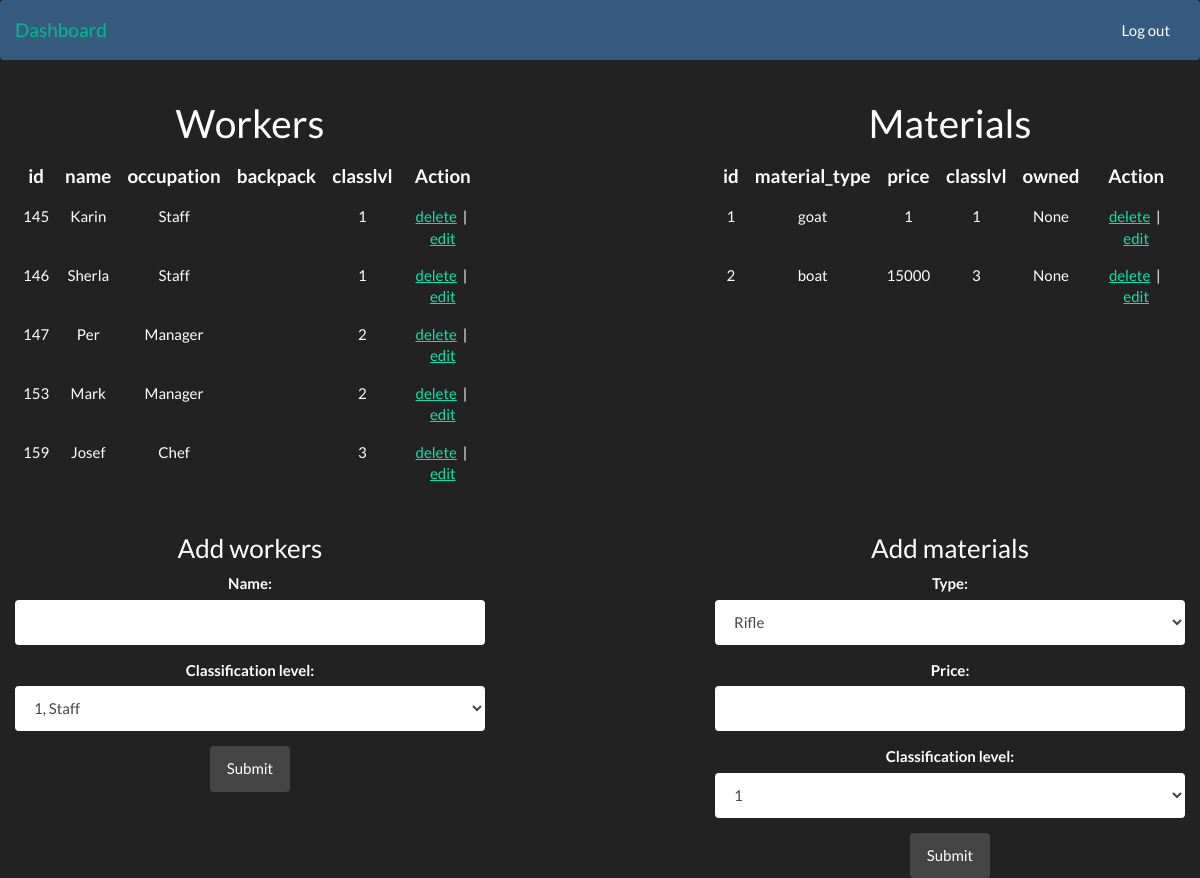
Before: /dashboard/personal/ (signed in) with the older database file.
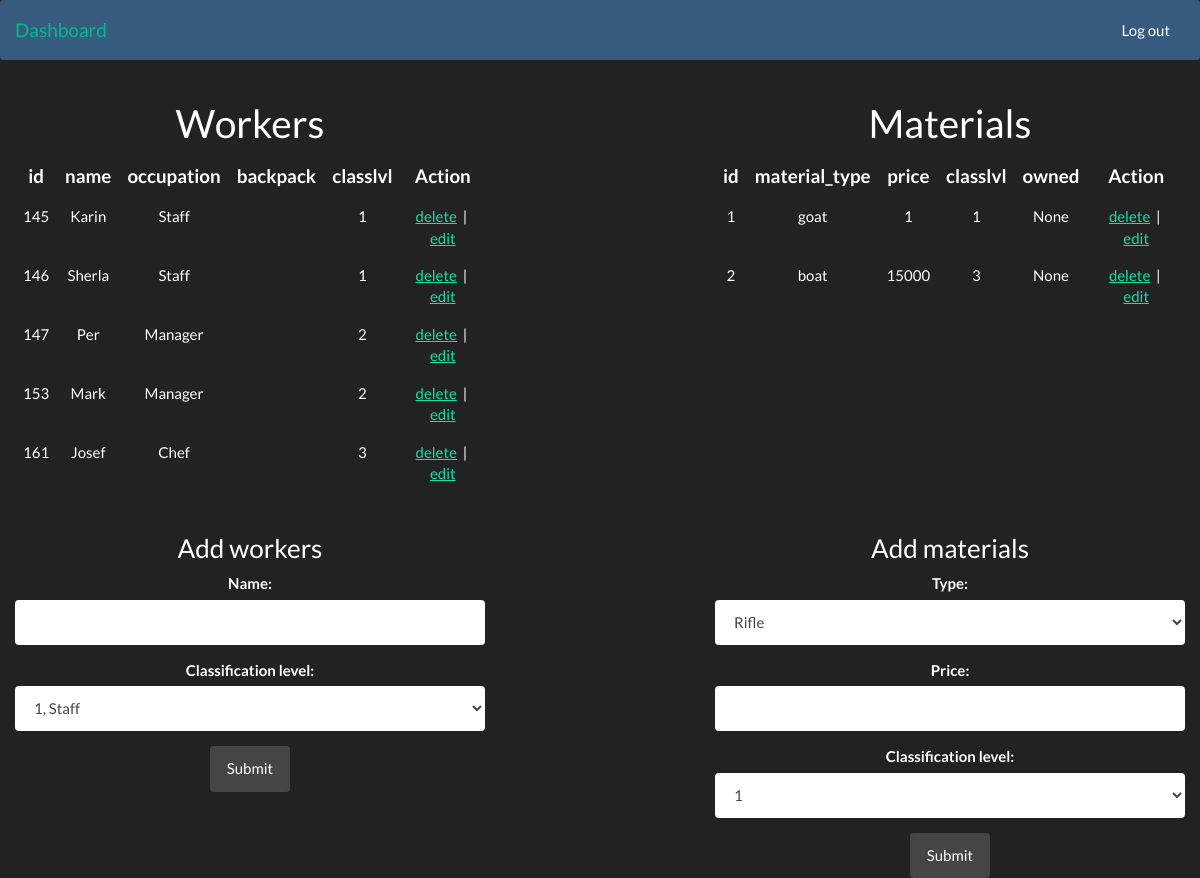
After: the same page with the newer database file.
### workers.py (models this page shows, shortened)
class Workers(Base):
    __tablename__ = "workers"
    id = Column(Integer, primary_key=True)
    name = Column(String)
    occupation = Column(String)
    backpack = Column(String)
    classlvl = Column(Integer)

### materials.py (models this page shows, shortened)
class Materials(Base):
    __tablename__ = "materials"
    id = Column(Integer, primary_key=True)
    material_type = Column(String)
    price = Column(Integer)
    classlvl = Column(Integer)
    owned = Column(String)

### app.py (the view, shortened to what this page needs)
@app.route('/dashboard/personal/', methods=['GET', 'POST'])
def personal():
    if g.user:
        edit_per = request.args.get('edit_per')
        edit_mat = request.args.get('edit_mat')
        workers_backpack = None
        try:
            workers_backpack = con.get_worker(edit_per).backpack.split(', ')
        except AttributeError:
            pass
        if (request.method == 'GET'):
            delete_per = request.args.get('del_per')
            delete_mat = request.args.get('del_mat')
            if (delete_per):
                con.delete_worker(delete_per)
            if (delete_mat):
                con.delete_material(delete_mat)
        return render_template(
            'personal.html',
            table_workers=con.create_workers_table(),
            table_material=con.create_material_table(),
            edit_per=edit_per,
            edit_mat=edit_mat,
            worker=con.get_worker(edit_per),
            material=con.get_material(edit_mat),
            av_materials=con.get_avaliable_material(edit_per),
            workers_backpack=workers_backpack
        )
    else:
        return redirect(url_for('index'))

### app.py (called while the page is built)
@app.before_request
def before_request():
    g.user = None
    if 'user' in session:
        g.user = session['user']

### controller.py (called while the page is built, shortened)
    def get_worker(self, edit_id):
        return self.session.query(Workers).filter(Workers.id == edit_id).first()

    def get_material(self, edit_id):
        return self.session.query(Materials).filter(Materials.id == edit_id).first()

    def get_avaliable_material(self, edit_id):
        worker = self.get_worker(edit_id)
        if not worker:
            return None

### templates/personal.html
{% include 'header.html' %}
<div class="container-fluid" role="main">
    <div class="row">
        <div class="col-md-5 text-center">
            <h1>Workers</h1>
              <table class="table">
                    {{ table_workers|safe }}
              </table>
        </div>
        <div class="col-md-5 col-md-offset-2 text-center">
            <h1>Materials</h1>
              <table class="table">
                    {{ table_material|safe }}
              </table>
        </div>
    </div>
    <div class="row">
        {% include 'persons_edit.html' %}
        {% include 'materials_edit.html' %}
    </div>
</div>
{% include 'footer.html' %}

### templates/header.html (shortened to what this page needs)
<!DOCTYPE html>
<html lang="en">
    <head>
        <link href="{{ url_for('static', filename='css/darkly.css') }}" rel="stylesheet">
        <link href="{{ url_for('static', filename='css/login-modal.css') }}" rel="stylesheet"/>
        <link href="{{ url_for('static', filename='css/custom.css') }}" rel="stylesheet">
    </head>
    <body>
        <nav class="navbar navbar-default">
            <div class="container-fluid">
                <div class="navbar-header">
                    <a class="navbar-brand" href="{{ url_for('personal') }}">Dashboard</a>
                </div>
                <div class="collapse navbar-collapse" id="bs-example-navbar-collapse-1">
                    <ul class="nav navbar-nav navbar-right">
                        <li><a href="{{ url_for('dropsession') }}">Log out</a></li>
                    </ul>
                </div>
            </div>
        </nav>

### templates/persons_edit.html (shortened to what this page needs)
{% if not edit_per %}
<div class="col-md-5 text-center">
    <h3>Add workers</h3>
    <form role="form" method="POST" action="{{url_for('personal')}}">
        <div class="form-group">
            <label for="name">Name: </label>
            <input type="text" name="name" class="form-control" />
        </div>
        <div class="form-group">
            <label for="sel1">Classification level:</label>
            <select class="form-control" id="sel1" name="classlvl">
                <option value="1">1, Staff</option>
            </select>
        </div>
        <button type="submit" class="btn btn-default" name="add_worker">Submit</button>
    </form>
</div>
{% endif %}

### templates/materials_edit.html (shortened to what this page needs)
{% if not edit_mat %}
<div class="col-md-5 col-md-offset-2 text-center">
    <h3>Add materials</h3>
    <form role="form" method="POST" action="{{url_for('personal')}}">
        <div class="form-group">
            <label for="sel2">Type:</label>
            <select class="form-control" id="sel2" name="type">
                <option value="rifle">Rifle</option>
            </select>
        </div>
        <div class="form-group">
            <label for="price">Price: </label>
            <input type="text" name="price" class="form-control" />
        </div>
        <div class="form-group">
            <label for="sel2">Classification level:</label>
            <select class="form-control" id="sel2" name="classlvl">
                <option value="1">1</option>
            </select>
        </div>
        <button type="submit" class="btn btn-default" name="add_material">Submit</button>
    </form>
</div>
{% endif %}

### templates/footer.html (shortened to what this page needs)
</body>
</html>

Changed rows visible on the page:
removed Workers: occupation "id name occupation backpack classlvl Action 145 Karin Staff 1 delete | edit 146 Sherla Staff 1 delete | edit 147 Per Manager 2 delete | edit 153 Mark Manager 2 delete | edit 159 Josef Chef 3 delete | edit"
added Workers: occupation "id name occupation backpack classlvl Action 145 Karin Staff 1 delete | edit 146 Sherla Staff 1 delete | edit 147 Per Manager 2 delete | edit 153 Mark Manager 2 delete | edit 161 Josef Chef 3 delete | edit"
